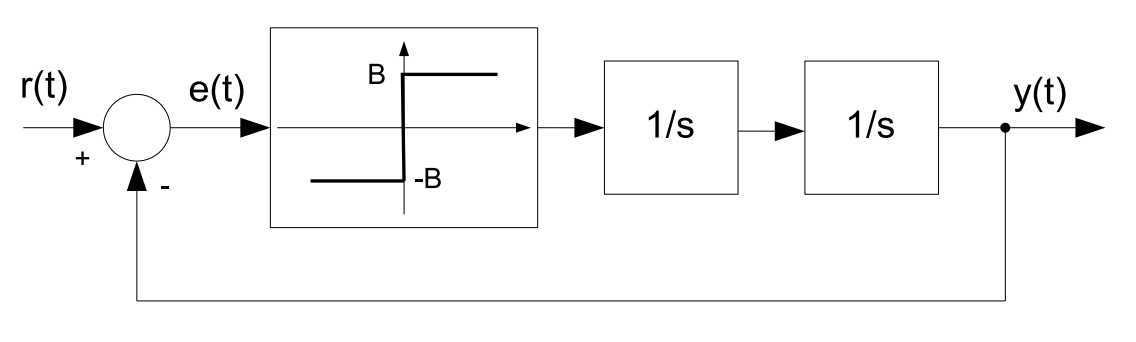
#> input picture Dataset/Automatyka/sch11.png, 1136 x 342 px
$ python -i dataset_inv_colors.py   (imports and definitions only)
#> lines starting #> are read from the running program, lines starting #| are printed output that depends on the picture; after the words box and inside, x2 and y2 are one past the last pixel; in counts of white or black regions, pixels touching at a corner belong together
import os
import cv2
from pathlib import Path

#PROGRAM UŻYTY DO ODWRÓCENIA KOLORÓW I ZMIANY ROZSZERZENIA W DATASECIE Z
#https://www.kaggle.com/datasets/moodrammer/handdrawn-circuit-schematic-components/data?select=SolvaDataset_200_v3
def invert_image(image_path, output_path):

#> called with image_path = '../../../Dataset/Automatyka/sch11.png', output_path = 'out.png'
    img = cv2.imread(str(image_path))
#> img is the input picture: shape (342, 1136, 3); min 0, max 255, mean 248.7

    if img is None:
        print(f"Nie udało się wczytać obrazu: {image_path}")
        return False

    if len(img.shape) == 3:
        gray = cv2.cvtColor(img, cv2.COLOR_BGR2GRAY)
    else:
        gray = img

    inverted = cv2.bitwise_not(gray)
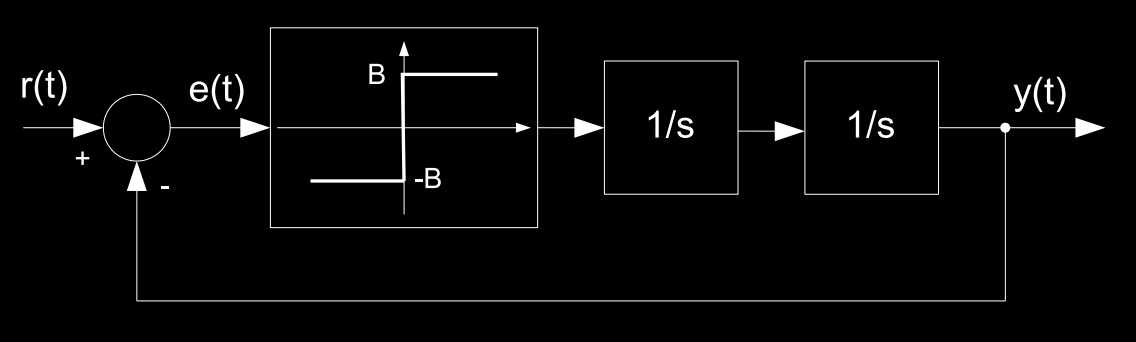
#> inverted: shape (342, 1136); min 0, max 255, mean 6.3

    _, binary = cv2.threshold(inverted, 128, 255, cv2.THRESH_BINARY)
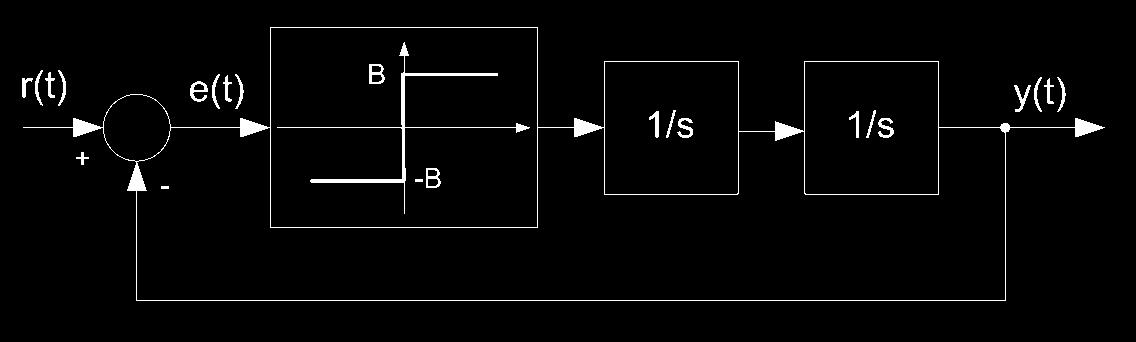
#> binary: shape (342, 1136); 2.5% white; 25 white regions, largest, box (x1, y1, x2, y2) and area: (23, 27, 1105, 301) 5587, (277, 42, 530, 214) 1476, (190, 81, 208, 102) 175

    os.makedirs(os.path.dirname(output_path), exist_ok=True)

    result = cv2.imwrite(str(output_path), binary)

    if result:
        print(f"Zapisano odwrócony obraz: {output_path}")
        return True
    else:
        print(f"Nie udało się zapisać obrazu: {output_path}")
        return False


def process_dataset(input_dir, output_dir):

    input_path = Path(input_dir)
    output_path = Path(output_dir)

    output_path.mkdir(exist_ok=True)

    total_images = 0
    processed_images = 0

    for path in input_path.glob('**/*'):
        if path.is_dir():
            continue

        if path.suffix.lower() not in ['.jpg', '.jpeg', '.png', '.bmp', '.tif', '.tiff']:
            continue

        total_images += 1

        relative_path = path.relative_to(input_path)

        output_file_path = output_path / (relative_path.with_suffix('.png'))

        if invert_image(path, output_file_path):
            processed_images += 1

    print(f"\nZakończono przetwarzanie zbioru danych.")
    print(f"Przetworzono {processed_images} z {total_images} obrazów.")


# [6 lines not run here, left out]

>>> result = invert_image('../../../Dataset/Automatyka/sch11.png', 'out.png')

$ run again, on Dataset/Automatyka_reczne/sch12_marked.png
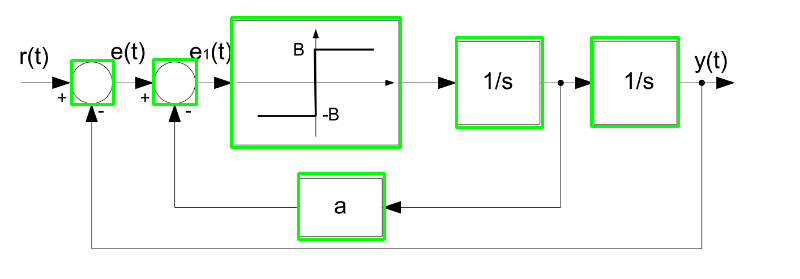
#> input picture Dataset/Automatyka_reczne/sch12_marked.png, 800 x 279 px
#> in invert_image, img is the input picture: shape (279, 800, 3); mean B, G, R 243.2, 249.9, 243.2
#> in invert_image, `inverted = cv2.bitwise_not(gray)`:
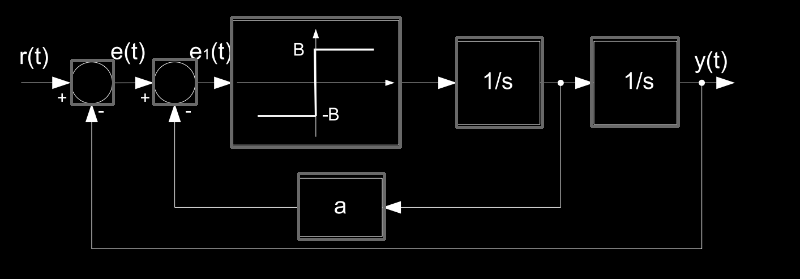
#> inverted: shape (279, 800); min 0, max 255, mean 7.9
#> in invert_image, `_, binary = cv2.threshold(inverted, 128, 255, cv2.THRESH_BINARY)`:
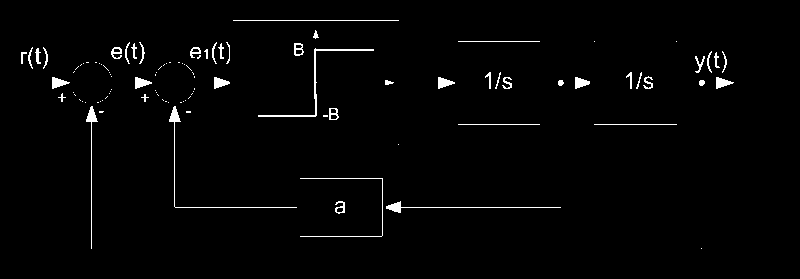
#> binary: shape (279, 800); 1.8% white; 104 white regions (57 under 20 px), largest, box (x1, y1, x2, y2) and area: (258, 48, 374, 117) 372, (169, 106, 297, 208) 319, (386, 201, 561, 213) 271

$ run again, on Dataset/Automatyka_reczne/sch15_marked.png
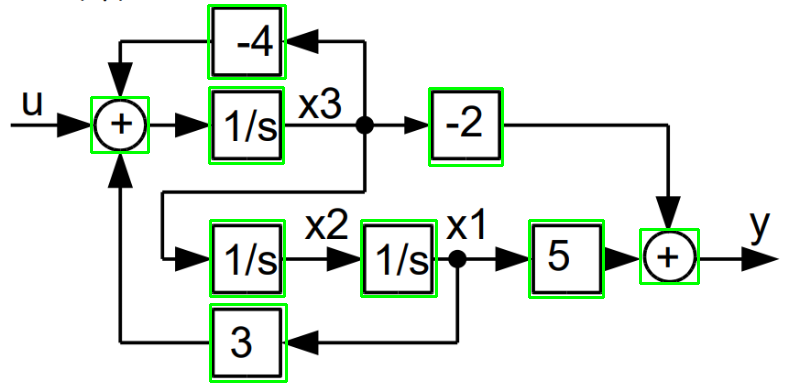
#> input picture Dataset/Automatyka_reczne/sch15_marked.png, 800 x 391 px
#> in invert_image, img is the input picture: shape (391, 800, 3); mean B, G, R 229.9, 236.1, 229.9
#> in invert_image, `inverted = cv2.bitwise_not(gray)`:
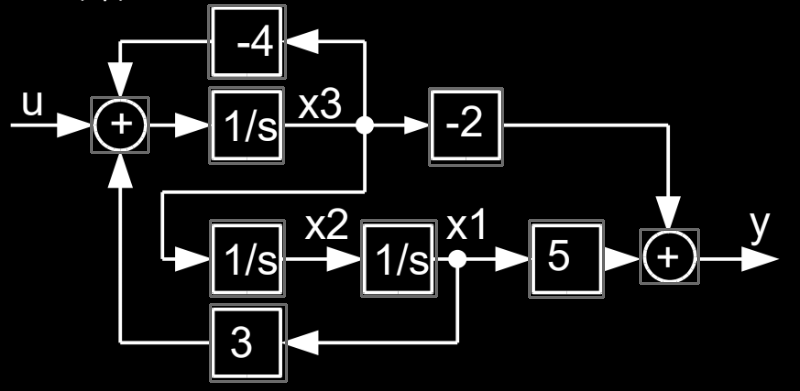
#> inverted: shape (391, 800); min 0, max 255, mean 21.5
#> in invert_image, `_, binary = cv2.threshold(inverted, 128, 255, cv2.THRESH_BINARY)`:
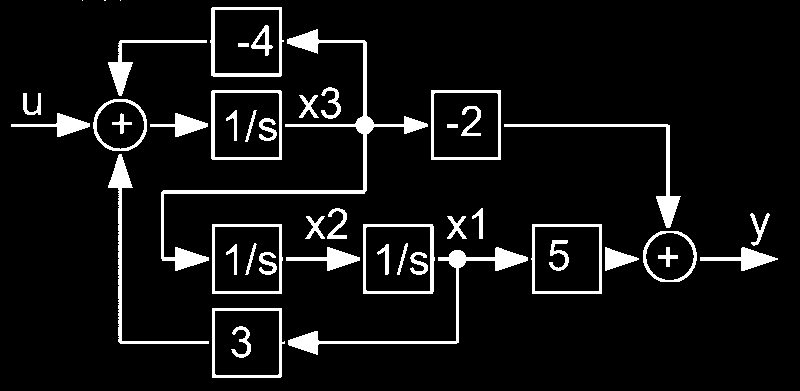
#> binary: shape (391, 800); 7.3% white; 47 white regions (3 under 20 px), largest, box (x1, y1, x2, y2) and area: (161, 29, 428, 271) 3470, (288, 247, 528, 355) 1986, (108, 154, 209, 344) 1323

$ run again, on Dataset/Elektroniczne/sch1.png
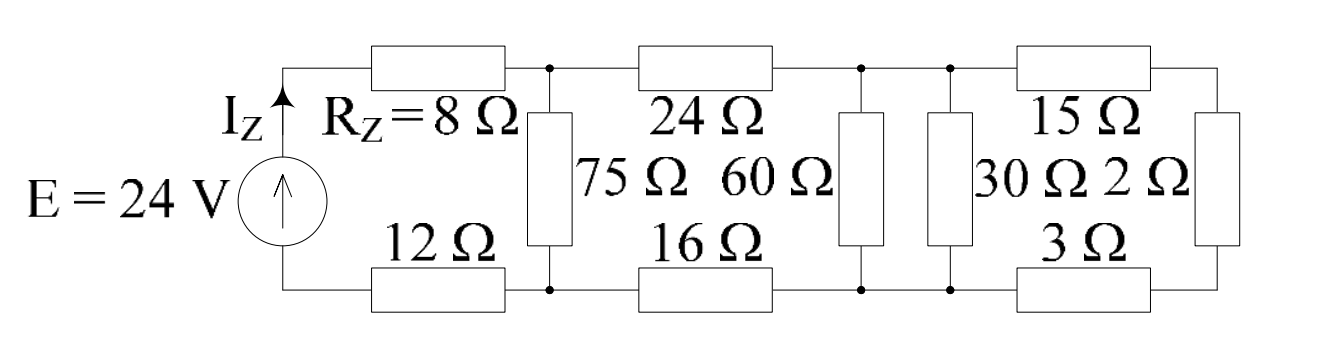
#> input picture Dataset/Elektroniczne/sch1.png, 1317 x 342 px
#> in invert_image, img is the input picture: shape (342, 1317, 3); min 0, max 255, mean 244.5
#> in invert_image, `inverted = cv2.bitwise_not(gray)`:
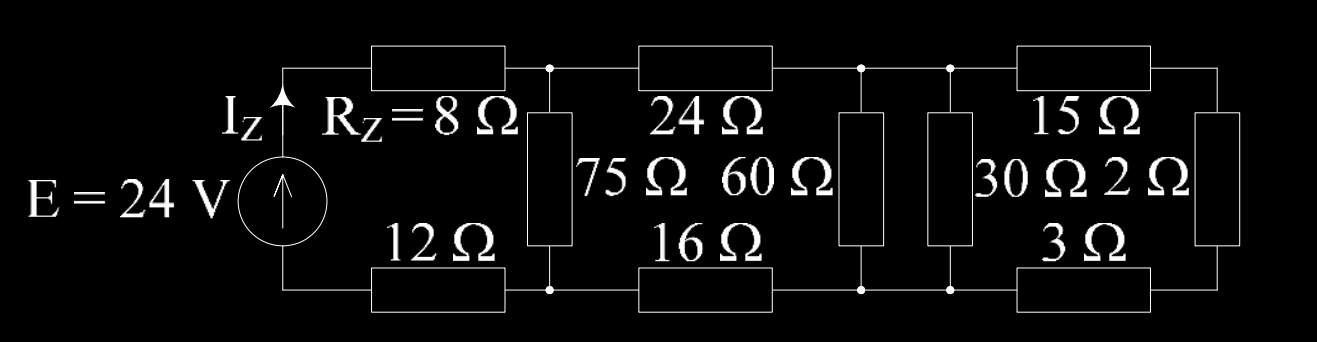
#> inverted: shape (342, 1317); min 0, max 255, mean 10.5
#> in invert_image, `_, binary = cv2.threshold(inverted, 128, 255, cv2.THRESH_BINARY)`:
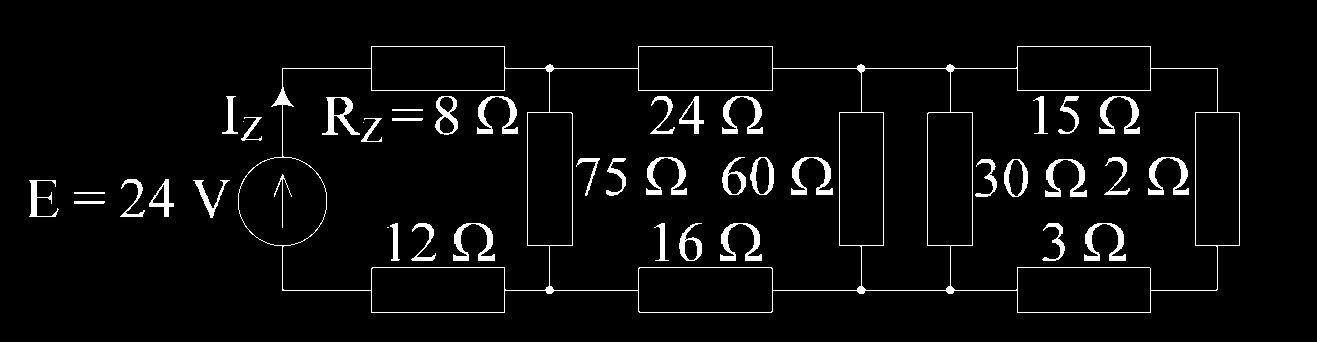
#> binary: shape (342, 1317); 4.2% white; 44 white regions (3 under 20 px), largest, box (x1, y1, x2, y2) and area: (238, 46, 1240, 313) 5794, (791, 157, 833, 195) 574, (1045, 159, 1087, 197) 574
